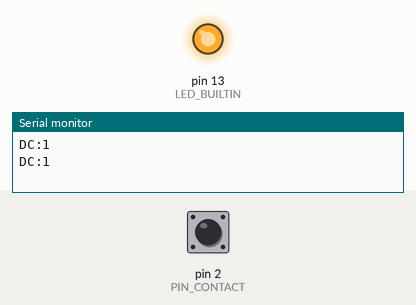
This sketch was run on a simulated Arduino Uno, built with avr-gcc and run on an emulated ATmega328P. On the bench: output pins drawn as LEDs (lit = HIGH), the last lines printed to the serial monitor. The inputs (shaded band) are chosen by the test bench; at power-on: pin 2 (PIN_CONTACT) HIGH.

Above: at 1.2 s.
1.3 s: pin 2 (PIN_CONTACT) pulled LOW for 0.15 s
At 1.42 s:
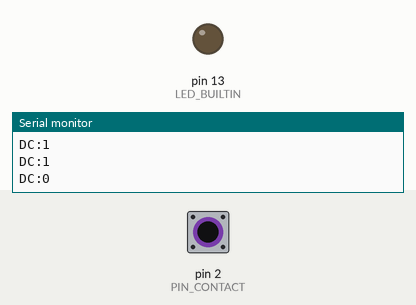
2.9 s: pin 2 (PIN_CONTACT) pulled LOW for 3.2 s
At 7.3 s:
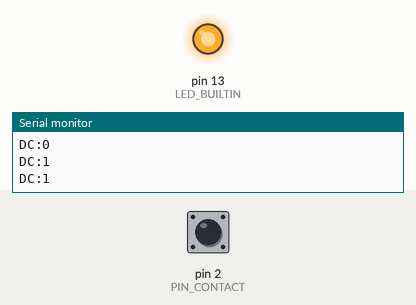
Timing chart, 0 to 8.8 s (numbered marks = the images above; inputs shaded):
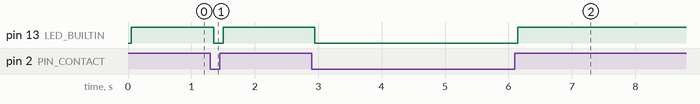

The sketch:

dry_contact_r4.ino
```cpp
// Lecteur de contact sec — Alarm 2.0 (Arduino UNO R4 Minima)
//
// Découple le contact-sec du modem SIM7600 : l'Arduino lit le contact et le
// pousse sur l'USB-série au mini-PC, qui le relaie au backend via la gateway
// (DRY_CONTACT_SOURCE=host). Le contact-sec reste donc fonctionnel même quand
// le modem drop du bus USB. Cf docs + gateway/dry_contact.py + HostDryContactMonitorThread.
//
// Câblage : contact NC entre PIN_CONTACT et GND, pull-up interne (pas de résistance).
//   fermé (repos) -> LOW  -> "DC:0" (normal)
//   ouvert/coupé  -> HIGH -> "DC:1" (alarme / sabotage)
// Protocole USB-série (115200) : ligne "DC:<0|1>" à chaque changement (après
// debounce) + heartbeat 1 Hz (preuve de vie ; la gateway alarme si le µC se tait).
//
// Flash (headless) : arduino-cli compile/upload --fqbn arduino:renesas_uno:minima
const uint8_t  PIN_CONTACT  = 2;
const uint16_t DEBOUNCE_MS  = 50;
const uint16_t HEARTBEAT_MS = 1000;

int last = -1, stable = -1;
unsigned long tChange = 0, tEmit = 0;

void emit(int s) {
  Serial.print("DC:");
  Serial.println(s);
  digitalWrite(LED_BUILTIN, s);   // LED allumée = ouvert/alarme
  tEmit = millis();
}

void setup() {
  pinMode(PIN_CONTACT, INPUT_PULLUP);
  pinMode(LED_BUILTIN, OUTPUT);
  Serial.begin(115200);
  delay(50);
  stable = last = digitalRead(PIN_CONTACT);
  emit(stable);
}

void loop() {
  int r = digitalRead(PIN_CONTACT);
  unsigned long now = millis();
  if (r != last) { last = r; tChange = now; }
  if (r != stable && now - tChange >= DEBOUNCE_MS) { stable = r; emit(stable); }
  if (now - tEmit >= HEARTBEAT_MS) emit(stable);
}
```

Measured:
- after the input at 1.3 s, pin 13 (LED_BUILTIN): HIGH → LOW after 0.05 s, → HIGH 0.15 s later
- after the input at 2.9 s, pin 13 (LED_BUILTIN): HIGH → LOW after 0.05 s, → HIGH 3.2 s later
